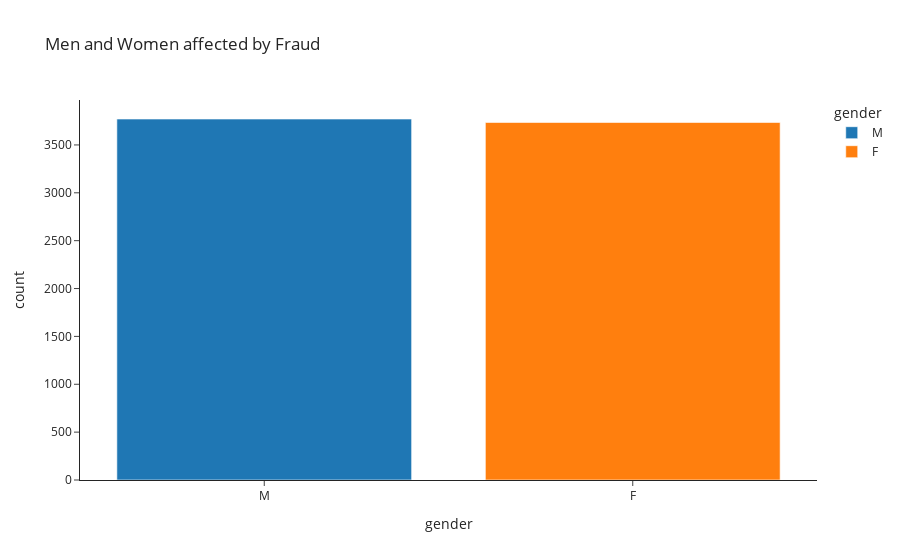

Here is the notebook cell this chart was saved with:
### Code cell
import plotly.express as px
fraud_df = df2[df2["is_fraud"] == 1]
px.histogram(x=fraud_df["gender"], template="simple_white", title="Men and Women affected by Fraud", data_frame= fraud_df, color= "gender", height = 500)

### Figure 1 — Plotly figure (JSON) as saved in the notebook; plotly's stock layout.template omitted (floating-point values rounded to 4 significant figures; data arrays with more than 128 entries replaced by an {"elided": "..."} marker saying what was removed)
{"data": [{"alignmentgroup": "True", "bingroup": "x", "hovertemplate": "gender=%{x}<br>count=%{y}<extra></extra>", "legendgroup": "M", "marker": {"color": "#1F77B4", "pattern": {"shape": ""}}, "name": "M", "offsetgroup": "M", "orientation": "v", "showlegend": true, "type": "histogram", "x": {"elided": "3771 str values"}, "xaxis": "x", "yaxis": "y"}, {"alignmentgroup": "True", "bingroup": "x", "hovertemplate": "gender=%{x}<br>count=%{y}<extra></extra>", "legendgroup": "F", "marker": {"color": "#FF7F0E", "pattern": {"shape": ""}}, "name": "F", "offsetgroup": "F", "orientation": "v", "showlegend": true, "type": "histogram", "x": {"elided": "3735 str values"}, "xaxis": "x", "yaxis": "y"}], "layout": {"autosize": true, "barmode": "relative", "legend": {"title": {"text": "gender"}, "tracegroupgap": 0}, "title": {"text": "Men and Women affected by Fraud"}, "xaxis": {"anchor": "y", "autorange": true, "categoryarray": ["M", "F"], "categoryorder": "array", "domain": [0, 1], "range": [-0.5, 1.5], "title": {"text": "gender"}, "type": "category"}, "yaxis": {"anchor": "x", "autorange": true, "domain": [0, 1], "range": [0, 3969.0], "title": {"text": "count"}}}}
